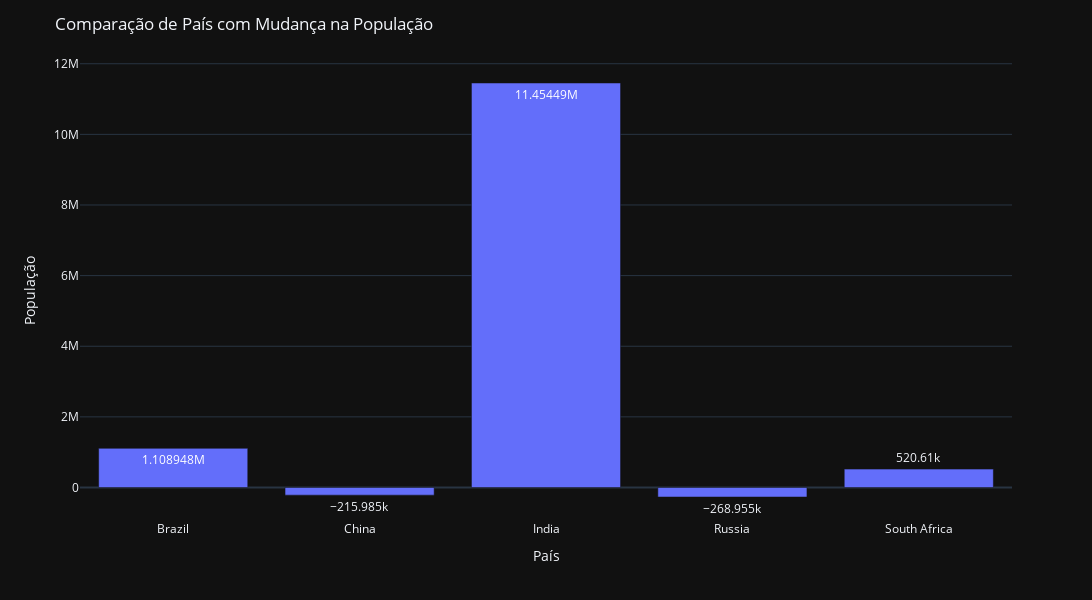

Notebook code for this chart:
### Code cell
fig = px.bar(df1, x='pais', y='mudanca_populacao', text_auto=True, template='plotly_dark')
fig.update_layout(title='Comparação de País com Mudança na População', autosize=False, height=600, width=1780)
fig.update_xaxes(title_text='País')
fig.update_yaxes(title_text='População')
fig.show()

### Figure 1 — Plotly figure (JSON) as saved in the notebook; plotly's stock layout.template omitted (floating-point values rounded to 4 significant figures)
{"data": [{"alignmentgroup": "True", "hovertemplate": "pais=%{x}<br>mudanca_populacao=%{y}<extra></extra>", "legendgroup": "", "marker": {"color": "#636efa", "pattern": {"shape": ""}}, "name": "", "offsetgroup": "", "orientation": "v", "showlegend": false, "textposition": "auto", "texttemplate": "%{y}", "type": "bar", "x": ["Brazil", "China", "India", "Russia", "South Africa"], "xaxis": "x", "y": [1108948, -215985, 11454490, -268955, 520610], "yaxis": "y"}], "layout": {"autosize": false, "barmode": "relative", "height": 600, "legend": {"tracegroupgap": 0}, "margin": {"t": 60}, "title": {"text": "Comparação de País com Mudança na População"}, "width": 1780, "xaxis": {"anchor": "y", "domain": [0, 1], "title": {"text": "País"}}, "yaxis": {"anchor": "x", "domain": [0, 1], "title": {"text": "População"}}}}
